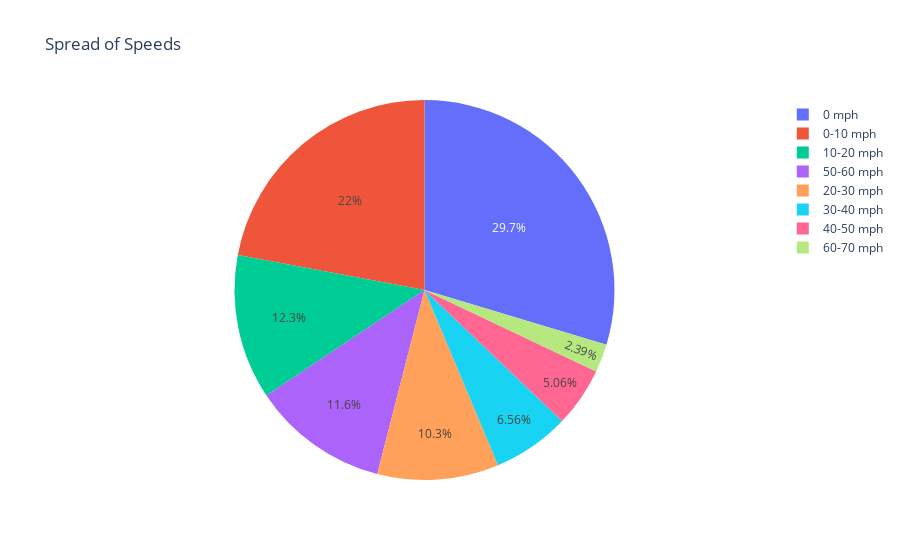

Here is the notebook cell this chart was saved with:
### Code cell
##pie chart of speeds

labels = ['0 mph', '0-10 mph', '10-20 mph', '20-30 mph', '30-40 mph', '40-50 mph', '50-60 mph', '60-70 mph']

fig = go.Figure(data=[go.Pie(labels=labels, values=speed_pcts)],
               layout=go.Layout(title=go.layout.Title(text="Spread of Speeds")))
fig.show()

### Figure 1 — Plotly figure (JSON) as saved in the notebook; plotly's stock layout.template omitted (floating-point values rounded to 4 significant figures)
{"data": [{"labels": ["0 mph", "0-10 mph", "10-20 mph", "20-30 mph", "30-40 mph", "40-50 mph", "50-60 mph", "60-70 mph"], "type": "pie", "values": [0.2965, 0.2205, 0.1231, 0.1033, 0.06563, 0.05065, 0.1164, 0.02391]}], "layout": {"title": {"text": "Spread of Speeds"}}}
